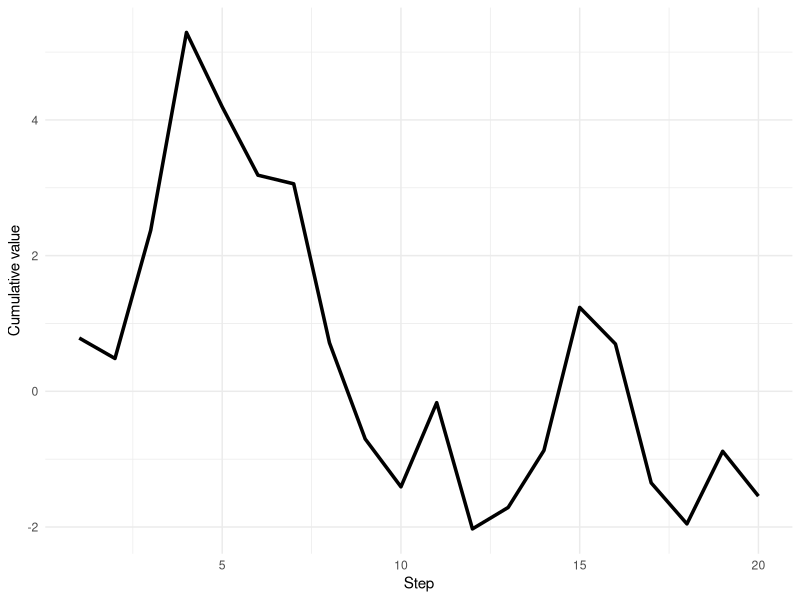

This figure's R source:
## ---- chunk 1
#| label: fig-placeholder
#| fig-cap: "Placeholder: replace with your own plot"
library(tibble)
library(magrittr)
library(ggplot2)
tibble(x = 1:20, y = cumsum(rnorm(20))) %>%
  ggplot(aes(x, y)) +
  geom_line(linewidth = 1.2) +
  theme_minimal() +
  labs(x = "Step", y = "Cumulative value")
